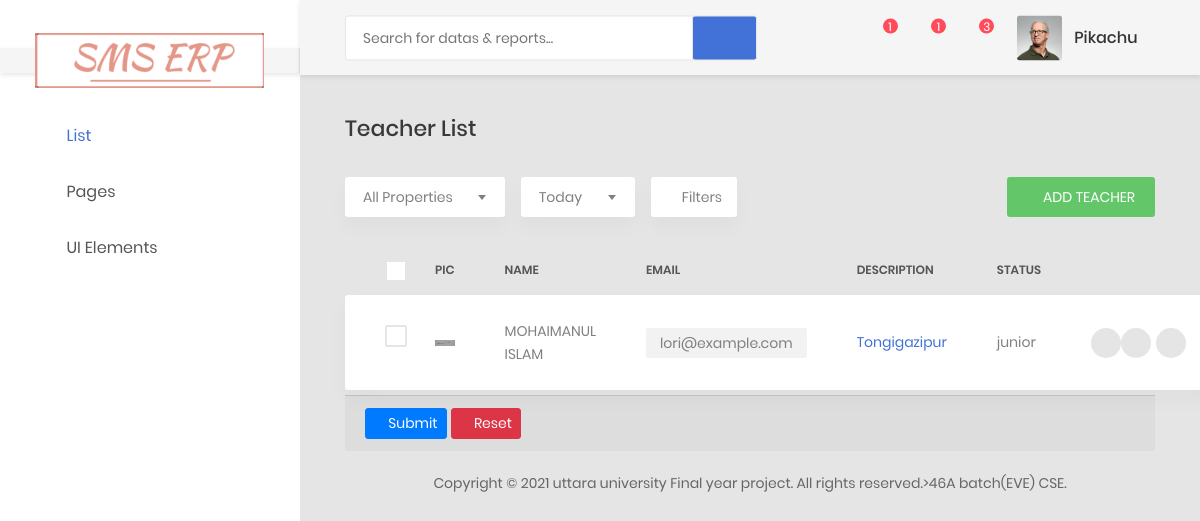
The app's page /stdm/teacherList (signed in), older data.
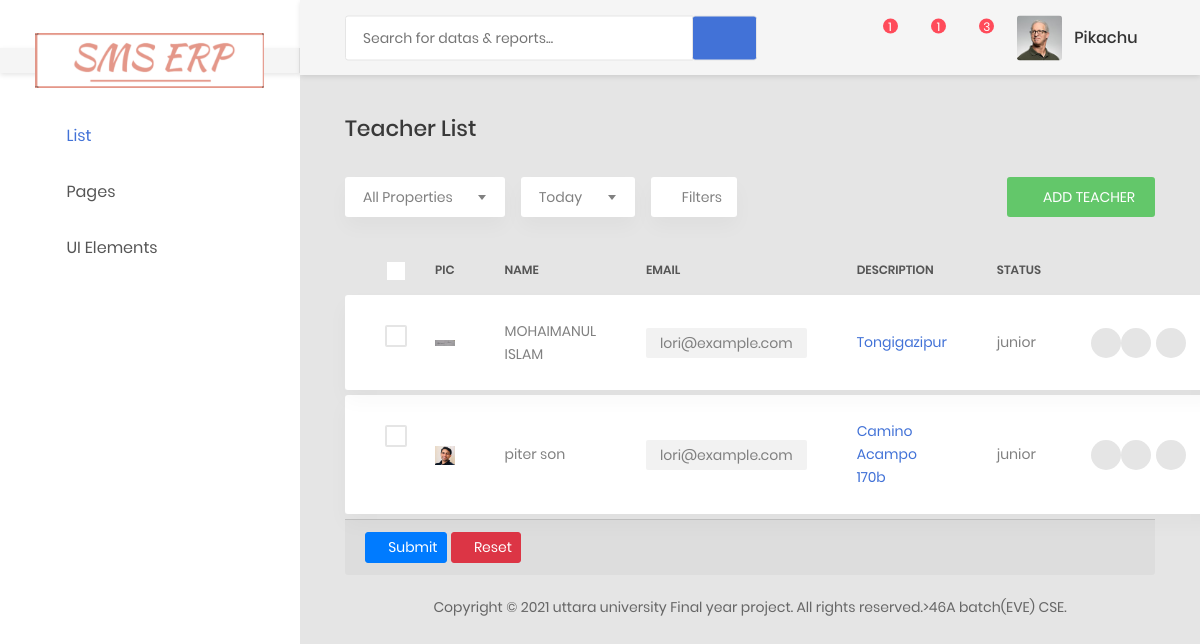
The same page, newer data.
### adminSite/models.py (models this page shows, shortened)
class teachers(models.Model):
    first_name=models.CharField(max_length=100)
    last_name=models.CharField(max_length=100)
    birthDate=models.DateField()
    address=models.TextField()
    phoneNumber=models.IntegerField()
    positon=models.CharField(max_length=200)
    className=models.ManyToManyField(StudentClass)
    teacherimage=models.ImageField(upload_to='teacher_pic')

### adminSite/views.py (the view)
# urls.py: path('teacherList',teacher_list,name='teacher_list'),
@login_required
def teacher_list(request):
    teachers_data=teachers.objects.all().order_by("positon")
    dict={'teachers':teachers_data}
    return render(request,'teachers/teachers_list.html',context=dict)

### template/teachers/teachers_list.html (shortened to what this page needs)
{% extends 'index.html' %}
{% load crispy_forms_tags %}
{%block body%}
        <h3 class="title-5 m-b-35">Teacher list</h3>
        <div class="table-data__tool">
            <div class="table-data__tool-left">
                <div class="rs-select2--light rs-select2--md">
                </div>
                <div class="rs-select2--light rs-select2--sm">
                </div>
                <button class="au-btn-filter">
                    <i class="zmdi zmdi-filter-list"></i>filters</button>
            </div>
            <div class="table-data__tool-right">
                <a href="{% url 'adminsite:teacher_create' %}"><button class="au-btn au-btn-icon au-btn--green au-btn--small">
                    <i class="zmdi zmdi-plus"></i>Add Teacher</button></a>
            </div>
        </div>
        <div class="table-responsive table-responsive-data2">
            <table class="table table-data2">
                <thead>
                    <tr>
                        <th>
                            <label class="au-checkbox">
                                <span class="au-checkmark"></span>
                            </label>
                        </th>
                        <th>pic</th>
                        <th>name</th>
                        <th>email</th>
                        <th>description</th>
                        <th>status</th>
                    </tr>
                </thead>
                <tbody>
                  {%for teacher_list in teachers %}
                    <tr class="tr-shadow">
                        <td>
                            <label class="au-checkbox">
                                <span class="au-checkmark"></span>
                            </label>
                        </td>
                        <td><img src="/media/{{teacher_list.teacherimage}}" width="200px"height="120px" alt=""></td>
                        <td>{{teacher_list.first_name}} {{teacher_list.last_name}}</td>
                        <td>
                            <span class="block-email">lori@example.com</span>
                        </td>
                        <td class="desc">{{teacher_list.address}}</td>
                        <td>{{teacher_list.positon}}</td>
                        <td>
                            <div class="table-data-feature">
                                <a href="{%url 'adminsite:update_teacher' id=teacher_list.id%}"><button class="item" data-toggle="tooltip" data-placement="top" title="Edit">
                                    <i class="zmdi zmdi-edit"></i>
                                </button></a>
                                <button class="item" data-toggle="tooltip" data-placement="top" title="Delete">
                                  <a href="{% url 'adminsite:teacher_delete' id=teacher_list.id%}"><i class="zmdi zmdi-delete"></i></a>
                                </button>
                                <button class="item" data-toggle="tooltip" data-placement="top" title="More">
                                    <i class="zmdi zmdi-more"></i>
                                </button>
                            </div>
                        </td>
                    </tr>
                    <tr class="spacer"></tr>
                    {% endfor %}
                </tbody>
            </table>
        </div>
  <div class="card-footer">
    <button type="submit" class="btn btn-primary btn-sm">
        <i class="fa fa-dot-circle-o"></i> Submit
    </button>
    <button type="reset" class="btn btn-danger btn-sm">
        <i class="fa fa-ban"></i> Reset
    </button>
</div>
{%endblock body%}

### template/index.html (shortened to what this page needs)
{%load static %}
<!DOCTYPE html>
<html lang="en">
<head>
    <link href="{% static 'css/font-face.css' %}" rel="stylesheet" media="all">
    <link href="{% static 'vendor/font-awesome-4.7/css/font-awesome.min.css' %}" rel="stylesheet" media="all">
    <link href=" {% static   'vendor/font-awesome-5/css/fontawesome-all.min.css' %}" rel="stylesheet" media="all">
    <link href="{% static 'vendor/mdi-font/css/material-design-iconic-font.min.css' %}" rel="stylesheet" media="all">
    <link href="{% static 'vendor/bootstrap-4.1/bootstrap.min.css' %}" rel="stylesheet" media="all">
    <link href="{% static 'vendor/animsition/animsition.min.css' %}" rel="stylesheet" media="all">
    <link href="{% static 'vendor/bootstrap-progressbar/bootstrap-progressbar-3.3.4.min.css' %}" rel="stylesheet" media="all">
    <link href="{% static 'vendor/wow/animate.css' %}" rel="stylesheet" media="all">
    <link href="{% static 'vendor/css-hamburgers/hamburgers.min.css' %}" rel="stylesheet" media="all">
    <link href="{% static 'vendor/slick/slick.css' %}" rel="stylesheet" media="all">
    <link href="{%static 'vendor/select2/select2.min.css'  %}" rel="stylesheet" media="all">
    <link href="{% static 'vendor/perfect-scrollbar/perfect-scrollbar.css' %}" rel="stylesheet" media="all">
    <link href="{% static 'css/theme.css' %}" rel="stylesheet" media="all">
</head>
<body class="animsition">
    <div class="page-wrapper">
        <aside class="menu-sidebar d-none d-lg-block">
            <div class="logo mt-5">
                <a href="{%url 'home' %}">
                    <img src="{% static '/media/loginpic.png' %}"  alt="Cool Admin" />
                </a>
            </div>
            <div class="menu-sidebar__content js-scrollbar1">
                <nav class="navbar-sidebar">
                    <ul class="list-unstyled navbar__list">
                        <li class="active has-sub">
                            <a class="js-arrow" href="#">
                                <i class="fas fa-tachometer-alt"></i>List</a>
                        </li>
                        <li class="has-sub">
                            <a class="js-arrow" href="#">
                                <i class="fas fa-copy"></i>Pages</a>
                        </li>
                        <li class="has-sub">
                            <a class="js-arrow" href="#">
                                <i class="fas fa-desktop"></i>UI Elements</a>
                        </li>
                    </ul>
                </nav>
            </div>
        </aside>
        <div class="page-container">
            <header class="header-desktop">
                <div class="section__content section__content--p30">
                    <div class="container-fluid">
                        <div class="header-wrap">
                            <form class="form-header" action="" method="POST">
                                <input class="au-input au-input--xl" type="text" name="search" placeholder="Search for datas &amp; reports..." />
                                <button class="au-btn--submit" type="submit">
                                    <i class="zmdi zmdi-search"></i>
                                </button>
                            </form>
                            <div class="header-button">
                                <div class="noti-wrap">
                                    <div class="noti__item js-item-menu">
                                        <i class="zmdi zmdi-comment-more"></i>
                                        <span class="quantity">1</span>
                                    </div>
                                    <div class="noti__item js-item-menu">
                                        <i class="zmdi zmdi-email"></i>
                                        <span class="quantity">1</span>
                                    </div>
                                    <div class="noti__item js-item-menu">
                                        <i class="zmdi zmdi-notifications"></i>
                                        <span class="quantity">3</span>
                                    </div>
                                </div>
                                <div class="account-wrap">
                                    <div class="account-item clearfix js-item-menu">
                                        <div class="image">
                                            <img src="images/icon/avatar-01.jpg" alt="John Doe" />
                                        </div>
                                        <div class="content">
                                            <a class="js-acc-btn" href="#">{{user.username}}</a>
                                        </div>
                                    </div>
                                </div>
                            </div>
                        </div>
                    </div>
                </div>
            </header>
            <div class="main-content">
                <div class="section__content section__content--p30">
                    <div class="container-fluid">
                        <div class="row">
                            <div class="col-md-12">
                                {%block body%}
                                {% endblock %}
                            </div>
                        </div>
                        <div class="row">
                            <div class="col-md-12">
                                <div class="copyright">
                                    <p>Copyright © 2021 uttara university Final year project. All rights reserved.>46A batch(EVE) CSE</a>.</p>
                                </div>
                            </div>
                        </div>
                    </div>
                </div>
            </div>
        </div>
    </div>
</body>
</html>

Row changes from the older to the newer data that the page shows:
added teachers: teacherimage (picture), first_name "piter", last_name "son", address "Camino Acampo 170b", positon "junior"
